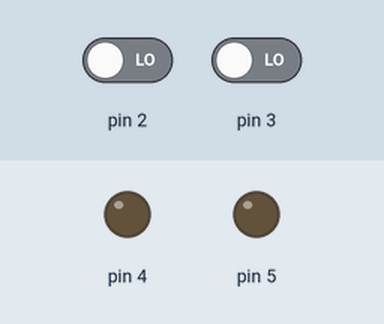
This sketch was run on a simulated Arduino Uno, built with avr-gcc and run on an emulated ATmega328P. Shown: output pins drawn as LEDs (lit = HIGH). The inputs (shaded band) are chosen by the test bench; at power-on: pin 2 LOW, pin 3 LOW. What the sketch prints to the serial monitor is not drawn.

Above: at 1.2 s.
1.3 s: pin 2 driven HIGH
At 2.4 s:
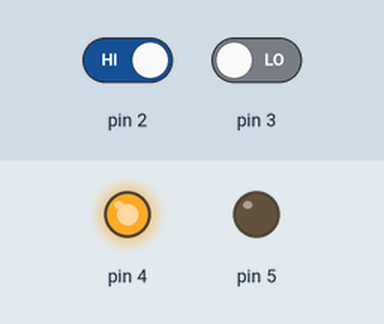
2.8 s: pin 3 driven HIGH
At 3.5 s:
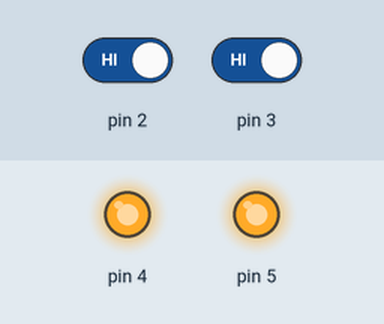
4.3 s: pin 2 driven LOW
At 5.5 s:
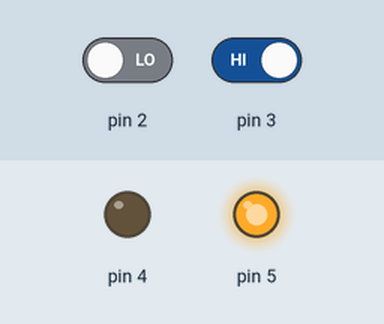
5.8 s: pin 3 driven LOW
At 7.0 s:
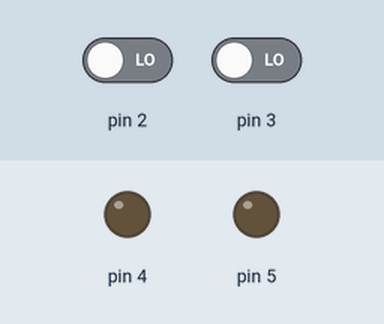
Timing chart, 0 to 8.3 s (numbered marks = the images above; inputs shaded):
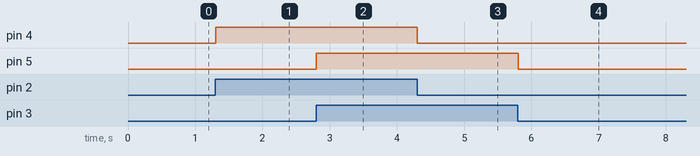

Measured:
- after the input at 1.3 s, pin 4: LOW → HIGH at once
- after the input at 2.8 s, pin 5: LOW → HIGH at once
- after the input at 4.3 s, pin 4: HIGH → LOW at once
- after the input at 5.8 s, pin 5: HIGH → LOW at once

The sketch:

27082024_1.ino
```cpp
void setup(){
  pinMode(2, INPUT);
  pinMode(3, INPUT);
  pinMode(4, OUTPUT);
  pinMode(5, OUTPUT);
  Serial.begin(9600);
}

void loop(){
  bool nilaibutton1 = digitalRead(2);
  bool nilaibutton2= digitalRead(3);
  digitalWrite(4, nilaibutton1);
  digitalWrite(5, nilaibutton2);
  Serial.println(nilaibutton1);
  Serial.println(nilaibutton2);
  delay(0);
}
```
